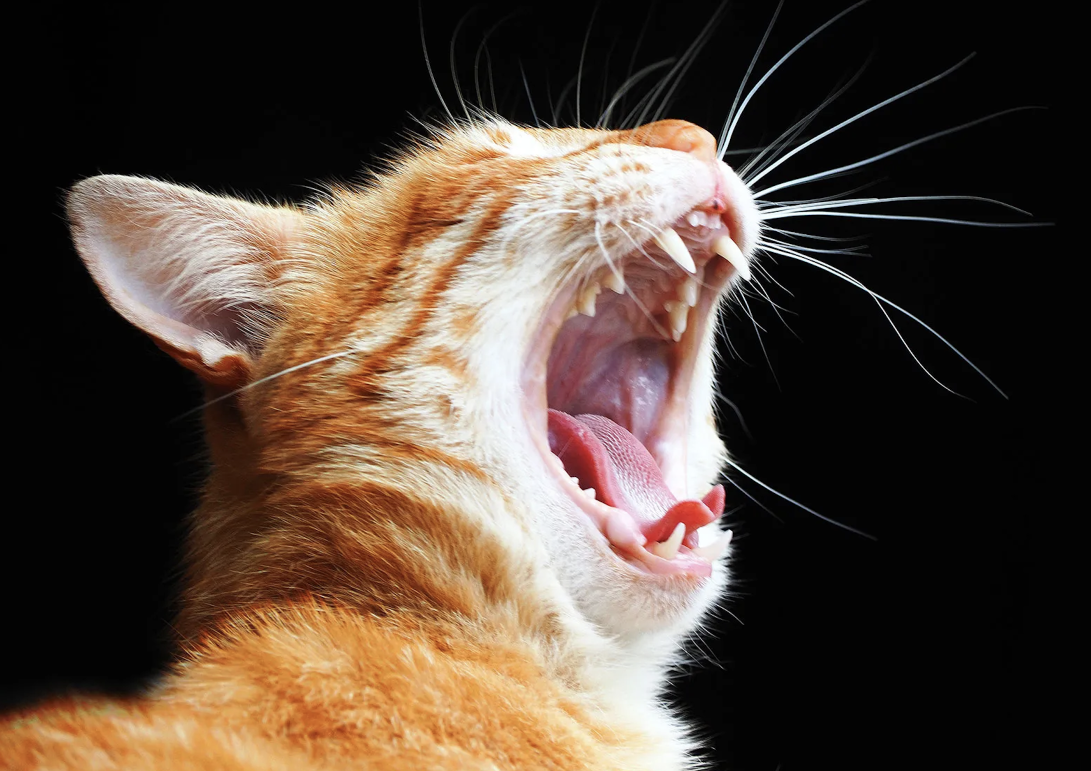
#> input picture 실습자료/파이썬/추가 실습 자료/opencv-이미지 자르기 추가 자료/cat_image01.png, 2182 x 1542 px (shown at 1/2 size)
$ python practiceMaterials01.py
#> lines starting #> are read from the running program, lines starting #| are printed output that depends on the picture
# 추가 자료 : 좌표를 이용한 크롭 하는 방법

import cv2

# 이미지 파일을 읽어옵니다.
image = cv2.imread('cat_image01.png')
#> image is the input picture: shape (1542, 2182, 3); mean B, G, R 57.7, 69.1, 84.5

# 이미지의 높이와 너비를 가져옵니다.
height, width = image.shape[:2]
#> height = 1542; width = 2182

# 자를 영역의 좌표를 설정합니다.
x = 250  # 시작 x 좌표
y = 50   # 시작 y 좌표
w = 720  # 너비
h = 720  # 높이

# 이미지를 자릅니다.
cropped_image = image[y:y+h, x:x+w]
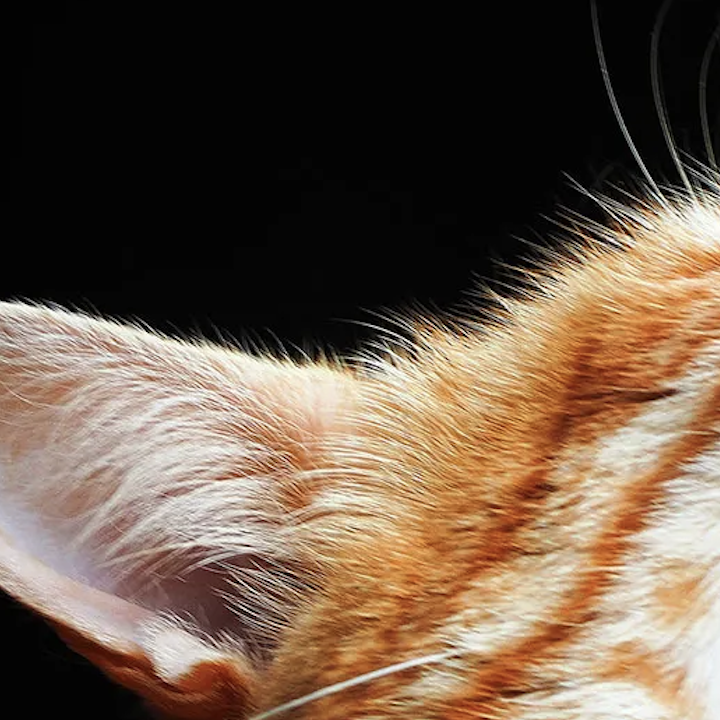
#> cropped_image: shape (720, 720, 3); mean B, G, R 72, 88.4, 107.6

# 자른 이미지를 보여줍니다.
cv2.imshow('Cropped Image', cropped_image)
cv2.waitKey(0)
cv2.destroyAllWindows()
